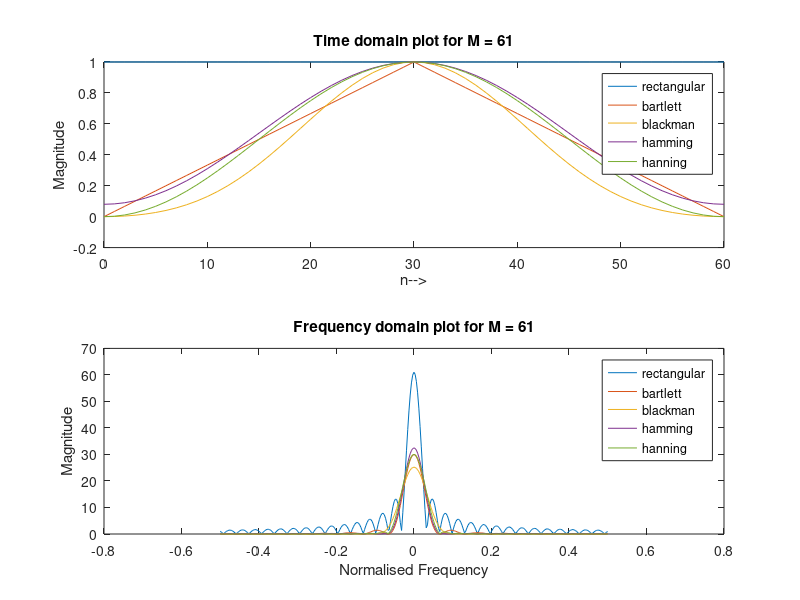

Write MATLAB code to recreate this figure.
clc;
clear all;

% define window length
M1 = 61;
n1 = 0:M1-1;

w1 = rectwin(M1);   % create a retangular window of length M1
% get the frequency response for the given window
[H1, W1] = freqz(w1, 1, (-pi/2:0.01:pi/2));

w2 = bartlett(M1);  % create a barteett window of length M1
% get the frequency response for the given window
[H2, W2] = freqz(w2, 1, (-pi/2:0.01:pi/2));

w3 = blackman(M1);  % create a blackman window of length M1
% get the frequency response for the given window
[H3, W3] = freqz(w3, 1, (-pi/2:0.01:pi/2));

w4 = hamming(M1);   % create a hamming window of length M1
% get the frequency response for the given window
[H4, W4] = freqz(w4, 1, (-pi/2:0.01:pi/2));

w5 = hann(M1);      % create a hanning window of length M1
% get the frequency response for the given window
[H5, W5] = freqz(w5, 1, (-pi/2:0.01:pi/2));

% plot the results along with the legend
subplot(2, 1, 1)
plot(n1,w1,n1,w2,n1,w3,n1,w4,n1,w5)
legend('rectangular','bartlett','blackman','hamming','hanning');
title('Time domain plot for M = 61');
ylabel('Magnitude');
xlabel('n-->');

subplot(2, 1, 2)
plot(W1/pi,abs(H1), W2/pi, abs(H2), W3/pi, abs(H3), W4/pi, abs(H4), W5/pi, abs(H5));
legend('rectangular', 'bartlett', 'blackman', 'hamming', 'hanning');
title('Frequency domain plot for M = 61');
ylabel('Magnitude');
xlabel('Normalised Frequency');